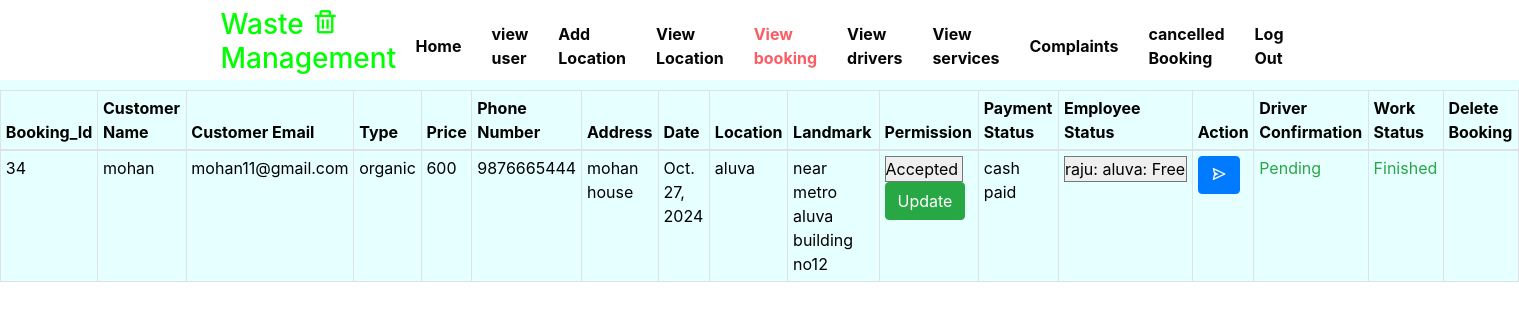
Page /viewbooking on the committed database.
### app1/models.py (models this page shows)
class bookings(models.Model):
    user_details = models.ForeignKey(register, on_delete=models.CASCADE,null=True)
    service = models.ForeignKey(add_service,on_delete=models.CASCADE,null=True)
    emp = models.ForeignKey(driverreg, on_delete=models.CASCADE, null=True)
    location= models.ForeignKey(add_location,on_delete=models.CASCADE,null=True)
    name = models.CharField(max_length=15)
    email = models.EmailField()
    phonenumber = models.IntegerField()
    address = models.CharField(max_length=15)
    type = models.CharField(max_length=100)
    price = models.IntegerField()
    pickingdate = models.DateField()
    pickingpoint =  models.CharField(max_length=200)
    quantity = models.IntegerField()
    totalprices = models.FloatField()
    location = models.CharField(max_length=100)
    district = models.CharField(max_length=100)
    state = models.CharField(max_length=100)
    service_status = (
        ('Pending', 'Pending'),
        ('accepted', 'Accepted'),
        ('Cancelled', 'Cancelled'),
    )
    status = models.CharField(max_length=15, choices=service_status,default='pending')
    payment_status = models.CharField(max_length=100)
    payment_mode = models.CharField(max_length=200,default='Razor_pay',null=True)
    w_status = models.CharField(max_length=100)

### app1/views.py (the view)
# urls.py: path('viewbooking', views.viewbooking),
def viewbooking(request):
    bookings_list = bookings.objects.all()
    drivers = driverreg.objects.all()
    work_status_list = adminsendbookings.objects.all()
    book_ids = set(booked.objects.values_list('id', flat=True))
    finishedbooking = set(finishedworks.objects.values_list('id', flat=True))
    for booking in bookings_list:
        try:
            booking_work_status = work_status_list.get(id=booking.id)
            booking.cl_status = booking_work_status.cl_status
            booking.w_confirm = booking_work_status.w_confirm
        except adminsendbookings.DoesNotExist:
            booking.w_status = 'Pending'
            booking.w_confirm = 'Pending'
        if booking.id in book_ids:
            booking.payment_status = 'cash paid'
        else:
            booking.payment_status = 'cash not paid'
        bookings.objects.filter(id=booking.id).update(payment_status=booking.payment_status)
        if booking.id in finishedbooking:
            booking.w_status = 'Finished'
        else:
            booking.w_status = 'Pending'
        bookings.objects.filter(id=booking.id).update(w_status=booking.w_status)
    return render(request, "viewbooking.html", {
        'a': bookings_list,
        'data': drivers,
    })
    return redirect(adminhome)

### template/viewbooking.html (shortened to what this page needs)
<!doctype html>
{% load static %}
<html lang="en">
<head>
    <link rel="stylesheet" href="{% static 'assets/css/style-starter.css' %}">
  <link rel="stylesheet" href="https://cdn.jsdelivr.net/npm/bootstrap@4.6.2/dist/css/bootstrap.min.css">
    <link rel="stylesheet" href="https://cdn.jsdelivr.net/npm/bootstrap@4.6.2/dist/css/bootstrap.min.css">
  <link rel="stylesheet" href="https://cdn.jsdelivr.net/npm/bootstrap@4.6.2/dist/css/bootstrap.min.css">
    	<link rel="stylesheet" href="https://cdn.jsdelivr.net/npm/bootstrap@4.6.2/dist/css/bootstrap.min.css">
	<link rel="stylesheet" href="https://cdn.jsdelivr.net/npm/bootstrap@4.6.2/dist/css/bootstrap.min.css">
    <link href='https://unpkg.com/boxicons@2.1.4/css/boxicons.min.css' rel='stylesheet'>
    <link href='https://unpkg.com/boxicons@2.1.4/css/boxicons.min.css' rel='stylesheet'>
</head>
<body style="background-color:#e6ffff">
    <header id="site-header" class="fixed-top">
        <div class="container">
            <nav class="navbar navbar-expand-lg stroke">
                        <h3 style="color:  #00ff00">Waste <i class='bx bx-trash'></i> Management</h3>
                 <div class="collapse navbar-collapse" id="navbarTogglerDemo02">
                    <ul class="navbar-nav mx-lg-auto">
                          <li class="nav-item">
                            <a class="nav-link" href="adminhome">Home </span></a>
                        </li>
                        <li class="nav-item">
                            <a class="nav-link" href="adminviewuser">view user</a>
                        </li>
                        <li class="nav-item">
                            <a class="nav-link" href="addlocation">Add Location</a>
                        </li>
                        <li class="nav-item">
                            <a class="nav-link" href="viewlocation">View Location</a>
                        </li>
                         <li class="nav-item active">
                            <a class="nav-link" href="viewbooking">View booking</a>
                        </li>
                        <li class="nav-item">
                            <a class="nav-link" href="viewdrivers">View drivers</a>
                        </li>
                         <li class="nav-item">
                            <a class="nav-link" href="viewservice">View services</a>
                        </li>
                        <li class="nav-item">
                            <a class="nav-link" href="showcomplaints">Complaints</a>
                        </li>
                         <li class="nav-item">
                            <a class="nav-link" href="admin_c_booking">cancelled Booking</a>
                        </li>
                        <li class="nav-item">
                            <a class="nav-link" href="home">Log Out</a>
                        </li>
                    </ul>
                </div>
                    </div>
    </header>
  <h2>Small Table</h2>
  <p>The .table-sm class makes the table smaller by cutting cell padding in half:</p>
    <div class="agilesign-form">
<table class="table table-bordered table-sm">
    <thead>
        <tr>
            <th style="color:black">Booking_Id</th>
            <th style="color:black">Customer Name</th>
            <th style="color:black">Customer Email</th>
            <th style="color:black">Type</th>
            <th style="color:black">Price</th>
            <th style="color:black">Phone Number</th>
            <th style="color:black">Address</th>
            <th style="color:black">Date</th>
            <th style="color:black">Location</th>
            <th style="color:black">Landmark</th>
            <th style="color:black">Permission</th>
            <th style="color:black">Payment Status</th>
            <th style="color:black">Employee Status</th>
            <th style="color:black">Action</th>
            <th style="color:black">Driver Confirmation</th>
            <th style="color:black">Work Status</th>
            <th style="color:black">Delete Booking</th>
        </tr>
    </thead>
    <tbody>
    {% for booking in a %}
        <tr>
            <td style="color:black">{{ booking.id }}</td>
            <td style="color:black">{{ booking.name }}</td>
            <td style="color:black">{{ booking.email }}</td>
            <td style="color:black">{{ booking.type }}</td>
            <td style="color:black">{{ booking.price }}</td>
            <td style="color:black">{{ booking.phonenumber }}</td>
            <td style="color:black">{{ booking.address }}</td>
            <td style="color:black">{{ booking.pickingdate }}</td>
            <td style="color:black">{{ booking.location }}</td>
            <td style="color:black">{{ booking.pickingpoint }}</td>
            <td>
                <form method="POST" action="statusup/{{booking.id}}">
                    <select name="status">
                        <option value="Accepted" {% if booking.status == "Accepted" %}selected{% endif %}>Accepted</option>
                    </select>
                    <button type="submit" class="btn btn-success">Update</button>
                </form>
            </td>
            <td style="color:black">{{ booking.payment_status }}</td>
            <td>
                <form method="POST" action="statusupd2">
                    <select name="status">
                        {% for driver in data %}
                        <option value="{{ driver.name }} {{ driver.emp_status }}" {% if driver.emp_status == booking.employee_status %}selected{% endif %}>
                            {{ driver.name }}: {{ driver.location }}: {{ driver.emp_status }}
                        </option>
                        {% endfor %}
                    </select>
                </form>
            </td>
            <td>{% if booking.payment_status == 'cash paid' %}
               {% if data %}
                <a href="../a_send_bk.data/{{booking.id}}" class="btn btn-primary">
                    <i class='bx bx-send'></i> </a>{% endif %} {% endif %}
            </td>
            <td class="text-success" style="color:black">{{ booking.w_confirm }}</td>
            <td class="text-success" style="color:black">{{ booking.w_status }}</td>
        </tr>
 {% endfor %}
    </tbody>
  </table>
</div>
</body>
</html>

### rows in the picture
bookings: id "34", name "mohan", email "mohan11@gmail.com", type "organic", price "600", phonenumber "9876665444", address "mohan house", pickingdate "Oct. 27, 2024", location "aluva", pickingpoint "near metro aluva building no12", status "Accepted", payment_status "cash paid", w_confirm "Pending", w_status "Finished"

### other values in the picture
form field status "raju: aluva: Free"
